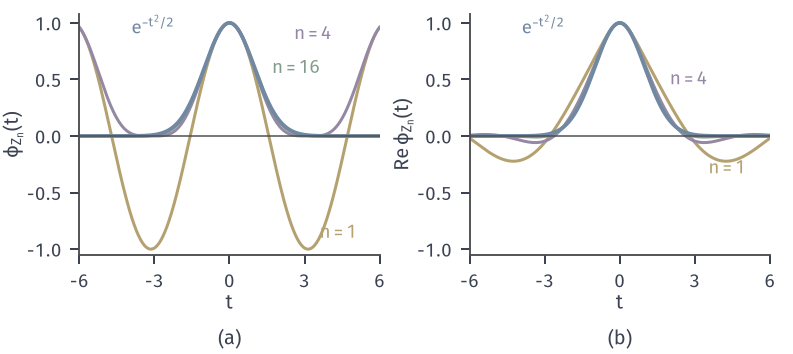

Write the Python code that produced this figure.
from pathlib import Path
import sys
HERE = Path(__file__).resolve().parent
sys.path.insert(0, str(HERE.parent/'clt-common'))
from clt_fig import *
# Characteristic functions of standardized sums against exp(-t^2/2).
# (a) Rademacher steps: phi_n(t) = cos(t/sqrt n)^n, n = 1, 4, 16 (real valued);
# (b) Exp(1) steps: phi_n(t) = exp(-i t sqrt n) (1 - i t/sqrt n)^(-n); real part, n = 1, 4, 16.
t = np.linspace(-6, 6, 1201)
fig, (a, b) = figure(width_mm=112, height_mm=50, ncols=2)
panel(fig, left=.1, right=.97, bottom=.28, wspace=.3)
COL = {1: YELLOW, 4: PURPLE, 16: GREEN}
g = np.exp(-t*t/2)
for n in (1, 4, 16):
    a.plot(t, np.cos(t/math.sqrt(n))**n, color=COL[n], lw=1.2)
for i, n in enumerate((1, 4, 16)):
    s = math.sqrt(n)
    ph = np.exp(-1j*t*s)*(1-1j*t/s)**(-n)
    b.plot(t, ph.real, color=COL[n], lw=1.2)
for ax in (a, b):
    ax.plot(t, g, color=BLUE, lw=1.5); ax.axhline(0, color=STROKE, lw=.6)
    ax.set_xlim(-6, 6); ax.set_ylim(-1.05, 1.08); ax.set_xticks([-6, -3, 0, 3, 6])
lab(a, 3.6, -.9, '$n=1$', YELLOW, ha='left'); lab(a, 4.1, .85, '$n=4$', PURPLE, ha='right'); lab(a, 1.7, .55, '$n=16$', GREEN, ha='left')
lab(b, 4.3, -.33, '$n=1$', YELLOW, ha='center'); lab(b, 2.0, .45, '$n=4$', PURPLE, ha='left')
lab(a, -2.2, .9, r'$\mathrm{e}^{-t^2/2}$', BLUE, ha='right'); lab(b, -2.2, .9, r'$\mathrm{e}^{-t^2/2}$', BLUE, ha='right')
axlab(a, '$t$', r'$\phi_{Z_n}(t)$'); axlab(b, '$t$', r'$\mathrm{Re}\,\phi_{Z_n}(t)$')
tags(fig, (a, b))
save(fig, HERE, 'figure', {'t=1': {'rad_n16': float(np.cos(1/4)**16), 'gauss': float(np.exp(-.5))}})
